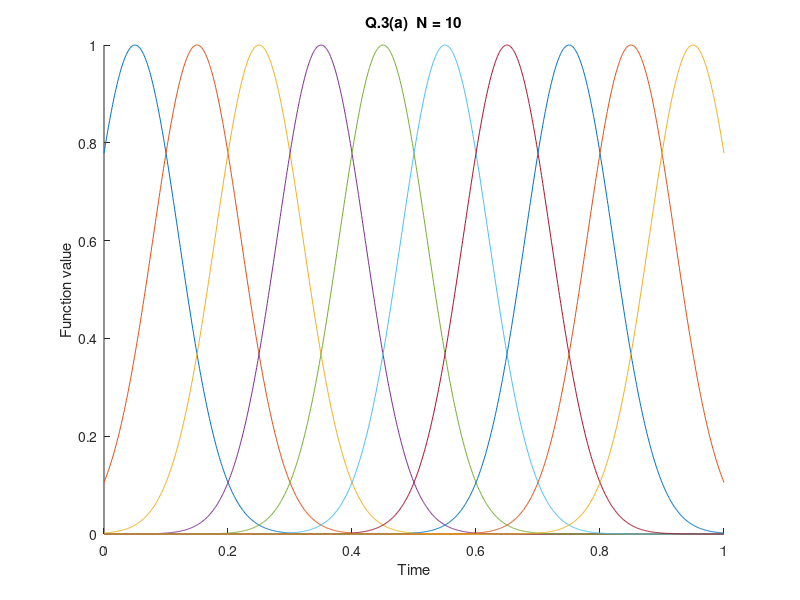

MATLAB code to generate this figure:
phi = @(z) exp(-z.^2);
t = linspace(0, 1, 1000);
figure(1); clf
hold on
N = 10;
%N = 25;
for kk = 1:N
plot(t, phi(N*t - kk + 1/2))
end
title('Q.3(a)  N = 10')
xlabel('Time')
ylabel('Function value')
%Do this for N = 10 and N = 25 and turn in your plots.